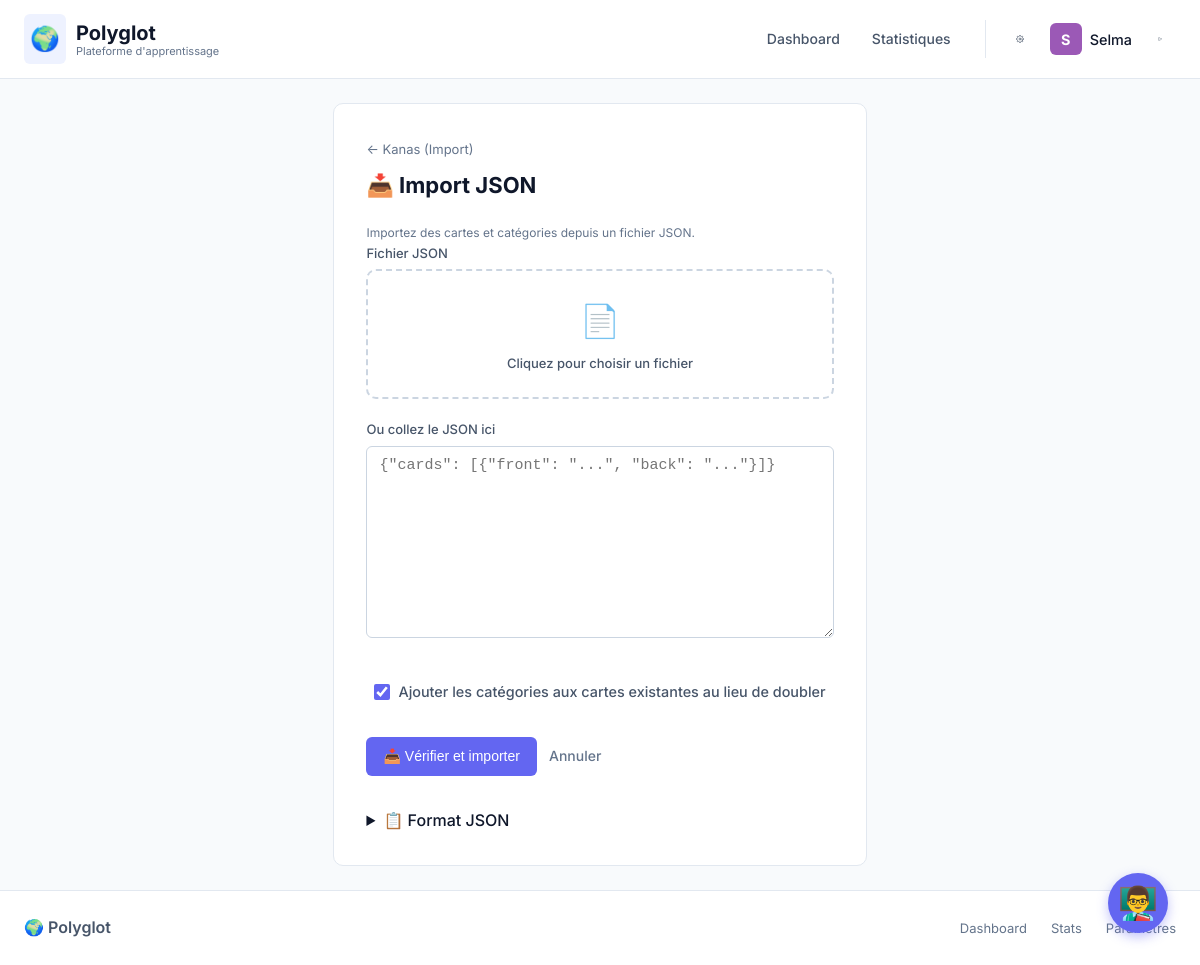
Screenshot of /cards/json-import/6 (signed in) with the database file from the repository.
### app/models.py (models this page shows, shortened)
class User(UserMixin, db.Model):
    id = db.Column(db.Integer, primary_key=True)
    username = db.Column(db.String(80), unique=True, nullable=False)
    password_hash = db.Column(db.String(256))  # Password obligatoire pour nouveaux users
    is_pro = db.Column(db.Boolean, default=False)
    avatar_color = db.Column(db.String(7), default='#3498db')
    created_at = db.Column(db.DateTime, default=datetime.utcnow)
    learner_profile = db.Column(db.JSON, default=lambda: {
        'native_language': 'fr',
        'known_languages': [],  # [{code, level, years}]
        'learning_style': 'balanced',  # visual, auditory, reading, kinesthetic, balanced
        'correction_preference': 'moderate',  # strict, moderate, encouraging
        'goals': [],  # conversation, travel, work, exams, culture
        'daily_time_available': 30  # minutes
    })
    decks = db.relationship('Deck', backref='user', lazy=True, cascade='all, delete-orphan')
    languages = db.relationship('UserLanguage', backref='user', lazy=True, cascade='all, delete-orphan')

class Deck(db.Model):
    id = db.Column(db.Integer, primary_key=True)
    user_id = db.Column(db.Integer, db.ForeignKey('user.id'), nullable=False)
    name = db.Column(db.String(200), nullable=False)
    description = db.Column(db.Text)
    is_program_deck = db.Column(db.Boolean, default=False)  # Auto-created for training programs
    created_at = db.Column(db.DateTime, default=datetime.utcnow)
    cards = db.relationship('Card', backref='deck', lazy=True, cascade='all, delete-orphan')
    categories = db.relationship('Category', backref='deck', lazy=True, cascade='all, delete-orphan')

### app/routes/cards.py (the view, shortened to what this page needs)
@bp.route('/json-import/<int:deck_id>', methods=['GET', 'POST'])
def json_import(deck_id):
    deck = Deck.query.get_or_404(deck_id)
    return render_template('cards/json_import.html', deck=deck)

### app/routes/auth.py (called while the page is built)
@bp.before_app_request
def load_logged_in_user():
    if current_user.is_authenticated:
        g.user = current_user
    else:
        g.user = None

### app/routes/cards.py (called while the page is built)
@bp.before_request
def check_login():
    if not g.user:
        return redirect(url_for('auth.login'))

### app/templates/cards/json_import.html (shortened to what this page needs)
{% extends 'base.html' %}
{% block content %}
<div class="form-page" style="max-width: 700px;">
    <a href="{{ url_for('decks.view_deck', deck_id=deck.id) }}" class="back-link">← {{ deck.name }}</a>
    <h1>📥 Import JSON</h1>
    <p class="hint">Importez des cartes et catégories depuis un fichier JSON.</p>
    {% if duplicate_report %}
    <div
        style="background: #fef3c7; border: 1px solid #fcd34d; padding: 1rem; border-radius: var(--radius); margin: 1rem 0;">
        <p style="margin: 0 0 0.75rem; font-weight: 600;">⚠️ Doublons détectés</p>
        {% if duplicate_report.internal_duplicates %}
        <p style="font-size: 0.875rem; margin-bottom: 0.5rem;">
            <strong>{{ duplicate_report.internal_duplicates|length }}</strong> doublons internes (dans le fichier
            importé)
        </p>
        {% endif %}
        {% if duplicate_report.duplicates %}
        <p style="font-size: 0.875rem; margin-bottom: 0.75rem;">
            <strong>{{ duplicate_report.duplicates|length }}</strong> cartes similaires à des cartes existantes :
        </p>
        <ul style="margin: 0; padding-left: 1.25rem; font-size: 0.8125rem; max-height: 200px; overflow-y: auto;">
            {% for dup in duplicate_report.duplicates[:10] %}
            <li style="margin-bottom: 0.5rem;">
                "{{ dup.card.front or dup.card.question }}"
                ↔ existant: "{{ dup.matches[0].front }}" ({{ dup.matches[0].score }}%)
            </li>
            {% endfor %}
            {% if duplicate_report.duplicates|length > 10 %}
            <li>... et {{ duplicate_report.duplicates|length - 10 }} autres</li>
            {% endif %}
        </ul>
        {% endif %}
        <p style="margin: 1rem 0 0; font-size: 0.875rem;">
            <strong>{{ duplicate_report.clean|length }}</strong> cartes sans doublon seront importées.
        </p>
    </div>
    <form method="POST" class="form">
        <input type="hidden" name="skip_duplicates" value="1">
        <input type="hidden" name="merge_categories" value="{{ request.form.get('merge_categories') }}">
        <textarea name="json_text" style="display: none;">{{ original_json }}</textarea>
        <div class="form-actions">
            <button type="submit" class="btn btn-primary">
                Importer quand même ({{ duplicate_report.clean|length + duplicate_report.duplicates|length }} cartes)
            </button>
            <a href="{{ url_for('cards.json_import', deck_id=deck.id) }}" class="btn btn-secondary">Modifier</a>
        </div>
    </form>
    {% else %}
    <form method="POST" enctype="multipart/form-data" class="form">
        <div class="form-group">
            <label>Fichier JSON</label>
            <label class="file-input-wrapper">
                <div class="file-icon">📄</div>
                <span id="file-name">Cliquez pour choisir un fichier</span>
            </label>
        </div>
        <div class="form-group">
            <label>Ou collez le JSON ici</label>
            <textarea name="json_text" rows="10" placeholder='{"cards": [{"front": "...", "back": "..."}]}'></textarea>
        </div>
        <div class="form-group" style="margin-top: 1rem;">
            <label class="checkbox-label" style="display: flex; align-items: center; gap: 0.5rem; cursor: pointer;">
                <input type="checkbox" name="merge_categories" value="1" checked>
                <span style="font-size: 0.9rem;">Ajouter les catégories aux cartes existantes au lieu de doubler</span>
            </label>
        </div>
        <div class="form-actions">
            <button type="submit" class="btn btn-primary">📥 Vérifier et importer</button>
            <a href="{{ url_for('decks.view_deck', deck_id=deck.id) }}" class="btn btn-link">Annuler</a>
        </div>
    </form>
    <details style="margin-top: 2rem;">
        <summary style="cursor: pointer; font-weight: 500;">📋 Format JSON</summary>
    </details>
    {% endif %}
</div>
{% endblock %}

### app/templates/base.html (shortened to what this page needs)
<!DOCTYPE html>
<html lang="fr">
<head>
    <link rel="stylesheet" href="{{ url_for('static', filename='css/style.css') }}">
</head>
<body>
    {% block navbar %}
    <nav class="navbar">
        <div class="navbar-inner">
            <div class="nav-brand">
                <a href="{{ url_for('main.index') }}">
                    <span class="logo-icon">🌍</span>
                    <span class="brand-text">
                        Polyglot
                        <small>Plateforme d'apprentissage</small>
                    </span>
                </a>
            </div>
            <ul class="nav-links">
                <li><a href="{{ url_for('main.index') }}"
                        class="{% if request.endpoint == 'main.index' %}active{% endif %}">
                        Dashboard
                    </a></li>
                <li><a href="{{ url_for('stats.global_stats') }}"
                        class="{% if 'stats' in request.endpoint %}active{% endif %}">
                        Statistiques
                    </a></li>
                {% if g.user %}
                <li class="nav-user-section">
                    <a href="{{ url_for('auth.profile_settings') }}" class="settings-btn" title="Paramètres">
                    </a>
                    <div class="user-avatar-link" title="{{ g.user.username }}">
                        <div class="user-avatar" style="background-color: {{ g.user.avatar_color }};">
                            {{ g.user.username[0]|upper }}
                        </div>
                        <span class="user-name">{{ g.user.username }}</span>
                    </div>
                    <a href="{{ url_for('auth.logout') }}" class="logout-btn" title="Déconnexion">
                        <svg width="18" height="18" viewBox="0 0 24 24" fill="none" stroke="currentColor"
                            stroke-width="2" stroke-linecap="round" stroke-linejoin="round">
                            <path d="M9 21H5a2 2 0 0 1-2-2V5a2 2 0 0 1 2-2h4"></path>
                            <polyline points="16 17 21 12 16 7"></polyline>
                            <line x1="21" y1="12" x2="9" y2="12"></line>
                        </svg>
                    </a>
                </li>
                {% endif %}
            </ul>
        </div>
    </nav>
    {% endblock %}
    <main class="{% block main_class %}container{% endblock %}">
        {% block content %}{% endblock %}
    </main>
    {% block footer %}
    <footer class="footer">
        <div class="footer-inner">
            <div class="footer-brand">🌍 Polyglot</div>
            <div class="footer-links">
                <a href="{{ url_for('main.index') }}">Dashboard</a>
                <a href="{{ url_for('stats.global_stats') }}">Stats</a>
                {% if g.user %}
                <a href="{{ url_for('auth.profile_settings') }}">Paramètres</a>
                {% endif %}
            </div>
        </div>
    </footer>
    {% endblock %}
    <div id="polyglot-helper">
        <button id="helper-trigger" onclick="toggleHelper()">
            👨‍🏫
        </button>
    </div>
</body>
</html>

### app/templates/base.html (style rules this page uses)
#polyglot-helper { position: fixed; bottom: 2rem; right: 2rem; z-index: 9999; font-family: 'Inter', sans-serif; }
#helper-trigger { width: 60px; height: 60px; border-radius: 50%; background: var(--primary, #6366f1); color: white; font-size: 2rem; border: none; box-shadow: 0 4px 12px rgba(99, 102, 241, 0.4); cursor: pointer; transition: transform 0.2s, background 0.2s; display: flex; align-items: center; justify-content: center; }

### rows the page displays
User: user "S", user.username "Selma"
Deck: name "Kanas (Import)"
